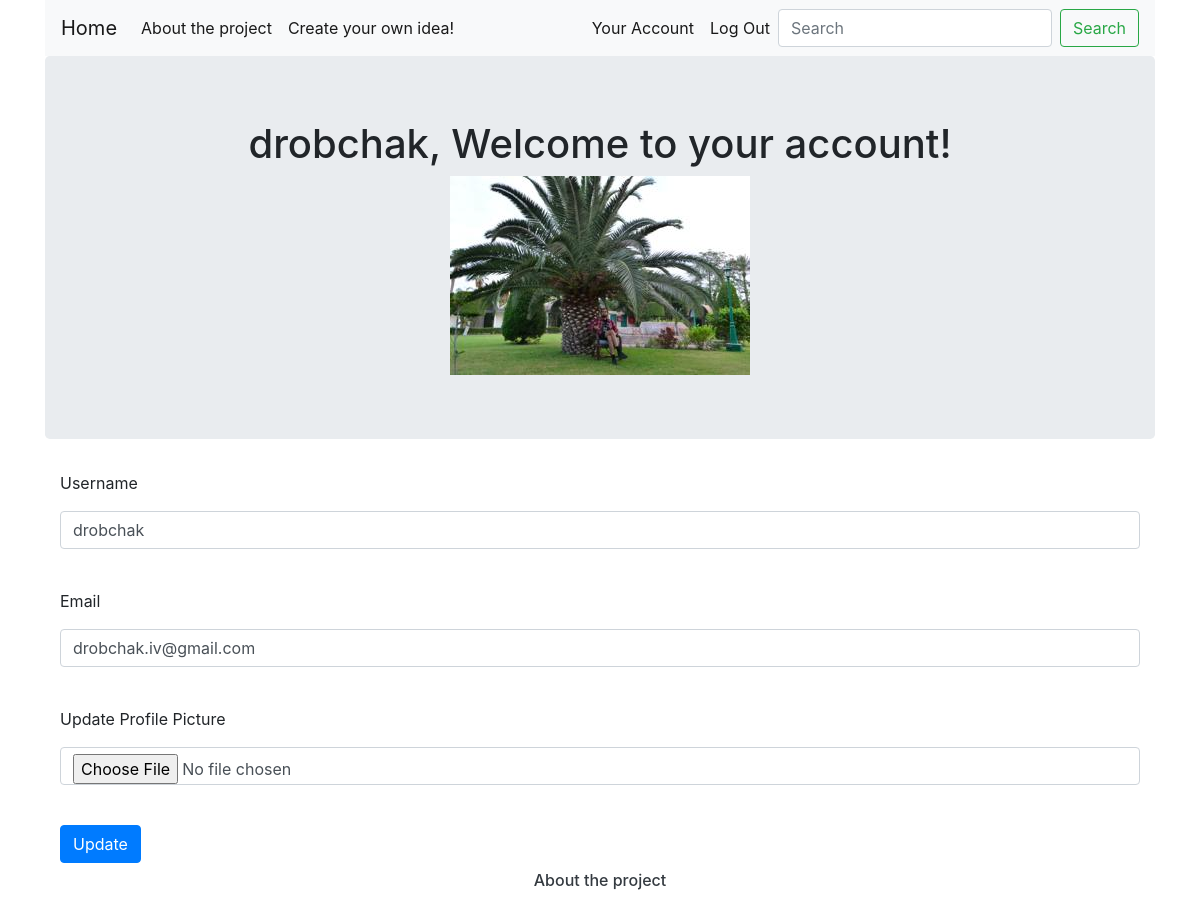
/account (signed in), run on the app's committed database.
### projectchange/models.py (models this page shows, shortened)
class User(db.Model,UserMixin):
    __tablename__ = 'users'
    id = db.Column(db.Integer, primary_key=True)
    profile_image = db.Column(db.String(64),nullable=False,default='default_profile.png')
    email = db.Column(db.String(64), unique=True, index=True)
    username = db.Column(db.String(64), unique=True, index=True)
    password_hash = db.Column(db.String(128))
    ideas = db.relationship('Idea', backref='author',lazy=True)
    liked = db.relationship(
        'IdeaLike',
        foreign_keys='IdeaLike.user_id',
        backref='user', lazy='dynamic')

### projectchange/users/views.py (the view)
@users.route("/account", methods=['GET', 'POST'])
@login_required
def account():
    form = UpdateUserForm()
    if form.validate_on_submit():
        print(form)
        if form.picture.data:
            username = current_user.username
            pic = add_profile_pic(form.picture.data,username)
            current_user.profile_image = pic
        current_user.username = form.username.data
        current_user.email = form.email.data
        db.session.commit()
        flash('User Account Updated')
        return redirect(url_for('users.account'))
    elif request.method == 'GET':
        form.username.data = current_user.username
        form.email.data = current_user.email
    profile_image = url_for('static', filename='profile_pics/' + current_user.profile_image)
    return render_template('account.html', profile_image=profile_image, form=form)

### projectchange/users/forms.py
class UpdateUserForm(FlaskForm):
    email = StringField('Email', validators=[DataRequired(),Email()])
    username = StringField('Username', validators=[DataRequired()])
    picture = FileField('Update Profile Picture',validators=[FileAllowed(['jpg','png'])])
    submit = SubmitField('Update')

### projectchange/models.py (called while the page is built)
@login_manager.user_loader
def load_user(user_id):
    return User.query.get(user_id)

### projectchange/templates/account.html (shortened to what this page needs)
{% extends "base.html" %}
{% block content %}
    <div class="jumbotron">
        <div align='center'>
            <h1>{{current_user.username}}, Welcome to your account!</h1>
            <img align='center' src="{{url_for('static',filename='profile_pics/'+current_user.profile_image)}}">
        </div>
    </div>
    <div class="container">
        <form method="POST" action="" enctype="multipart/form-data">
            <div class="form-group">
                {{form.username.label(class='form-group')}}
                {{form.username(class='form-control')}}<br>
            </div>
            <div class="form-group">
                {{form.email.label(class='form-group')}}
                {{form.email(class='form-control')}}<br>
            </div>
            <div class="form-group">
                {{form.picture.label(class='form-group')}}
                {{form.picture(class='form-control')}}<br>
            </div>
            {{form.submit(class='btn btn-primary')}}<br>
        </form>
    </div>
{% endblock %}

### data on the page
User: username "drobchak", profile_image (picture), email "drobchak.iv@gmail.com"
